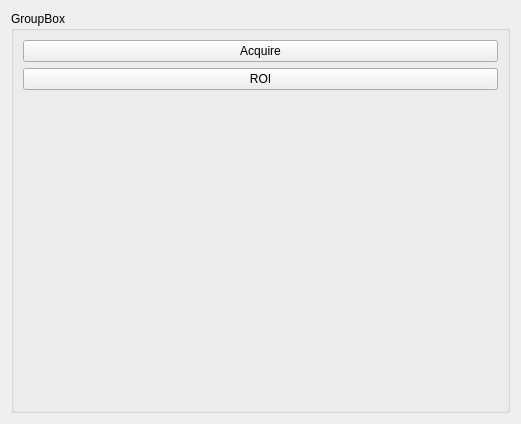
<?xml version="1.0" encoding="UTF-8"?>
<ui version="4.0">
 <class>Form</class>
 <widget class="QWidget" name="Form">
  <property name="geometry">
   <rect>
    <x>0</x>
    <y>0</y>
    <width>521</width>
    <height>424</height>
   </rect>
  </property>
  <property name="windowTitle">
   <string>Form</string>
  </property>
  <layout class="QHBoxLayout" name="horizontalLayout">
   <item>
    <widget class="QGroupBox" name="groupBox">
     <property name="title">
      <string>GroupBox</string>
     </property>
     <layout class="QVBoxLayout" name="verticalLayout">
      <item>
       <widget class="QPushButton" name="acquireButton">
        <property name="text">
         <string>Acquire</string>
        </property>
       </widget>
      </item>
      <item>
       <widget class="QPushButton" name="roiButton">
        <property name="text">
         <string>ROI</string>
        </property>
       </widget>
      </item>
      <item>
       <spacer name="verticalSpacer">
        <property name="orientation">
         <enum>Qt::Vertical</enum>
        </property>
        <property name="sizeHint" stdset="0">
         <size>
          <width>20</width>
          <height>40</height>
         </size>
        </property>
       </spacer>
      </item>
     </layout>
    </widget>
   </item>
   <item>
    <layout class="QVBoxLayout" name="imageLayout"/>
   </item>
  </layout>
 </widget>
 <resources/>
 <connections/>
</ui>
